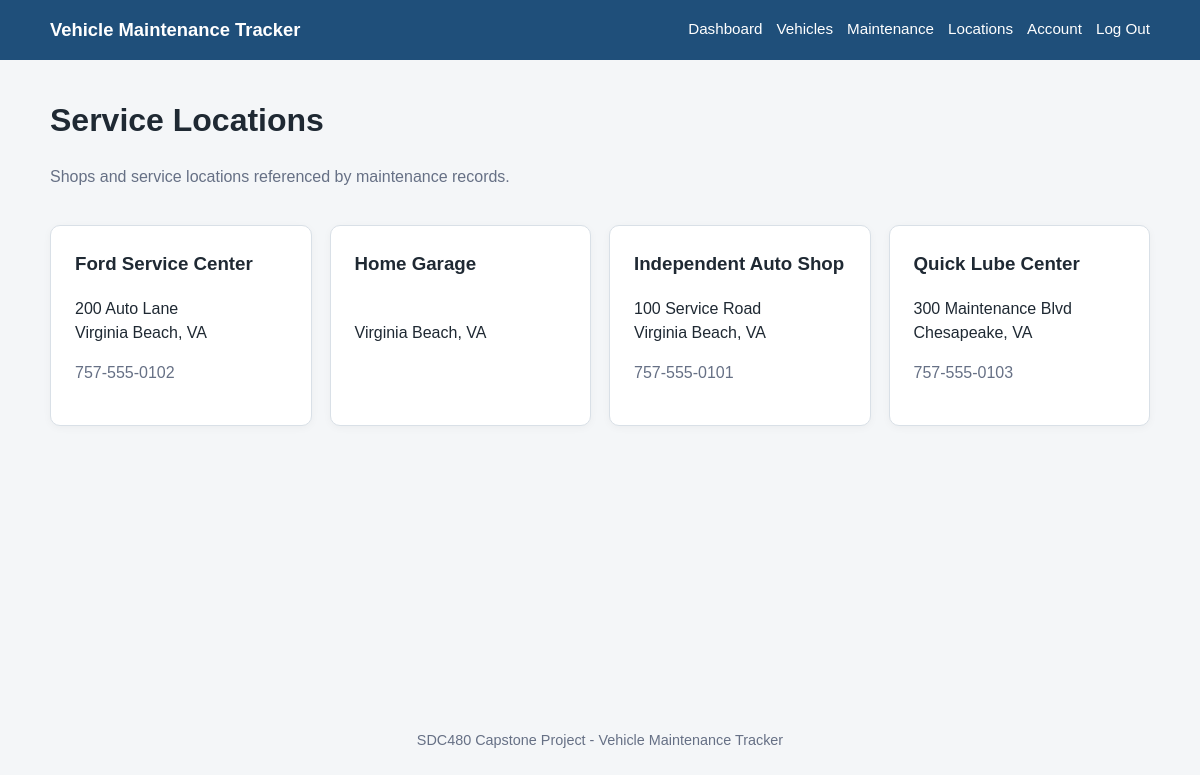
The page /service_locations.php (signed in) on the database its author committed.
### tables this page shows
CREATE TABLE service_locations (
    id INT UNSIGNED AUTO_INCREMENT PRIMARY KEY,
    name VARCHAR(100) NOT NULL,
    address VARCHAR(150) NULL,
    city VARCHAR(80) NULL,
    state CHAR(2) NULL,
    phone VARCHAR(25) NULL
);

### includes/auth.php (called while the page is built, shortened)
<?php
function e(?string $value): string
{
    return htmlspecialchars($value ?? '', ENT_QUOTES, 'UTF-8');
}

### service_locations.php (the view, shortened to what this page needs)
<?php
require 'includes/auth.php';
require 'config/db.php';
$locations = $pdo->query('SELECT name, address, city, state, phone FROM service_locations ORDER BY name')->fetchAll();
require 'includes/header.php';
?>
<div class="page-heading"><div><h1>Service Locations</h1><p class="muted">Shops and service locations referenced by maintenance records.</p></div></div>
<div class="grid">
<?php foreach ($locations as $location): ?>
<div class="card"><h3><?= e($location['name']) ?></h3><p><?= e($location['address']) ?><br><?= e($location['city']) ?>, <?= e($location['state']) ?></p><p class="muted"><?= e($location['phone']) ?></p></div>
<?php endforeach; ?>
</div>
<?php require 'includes/footer.php'; ?>

### assets/style.css (style rules this page uses)
:root { --bg: #f4f6f8; --surface: #ffffff; --text: #1f2933; --muted: #667085; --border: #d9e0e7; --accent: #1f4f7a; --accent-dark: #173a59; --success: #2d6a4f; --danger: #9b2c2c; }
* { box-sizing: border-box; }
body { margin: 0; font-family: Arial, Helvetica, sans-serif; background: var(--bg); color: var(--text); line-height: 1.5; }
.hero, .card { background: var(--surface); border: 1px solid var(--border); border-radius: 10px; padding: 24px; box-shadow: 0 2px 8px rgba(0,0,0,.04); }
h1, h2, h3 { margin-top: 0; }
.muted { color: var(--muted); }
.grid { display: grid; grid-template-columns: repeat(auto-fit, minmax(220px, 1fr)); gap: 18px; margin-top: 20px; }
.page-heading { display: flex; justify-content: space-between; gap: 16px; align-items: center; flex-wrap: wrap; margin-bottom: 16px; }

### rows shown on the page
service_locations: name "Ford Service Center", address "200 Auto Lane", city "Virginia Beach", state "VA", phone "757-555-0102"
service_locations: name "Home Garage", city "Virginia Beach", state "VA"
service_locations: name "Independent Auto Shop", address "100 Service Road", city "Virginia Beach", state "VA", phone "757-555-0101"
service_locations: name "Quick Lube Center", address "300 Maintenance Blvd", city "Chesapeake", state "VA", phone "757-555-0103"
